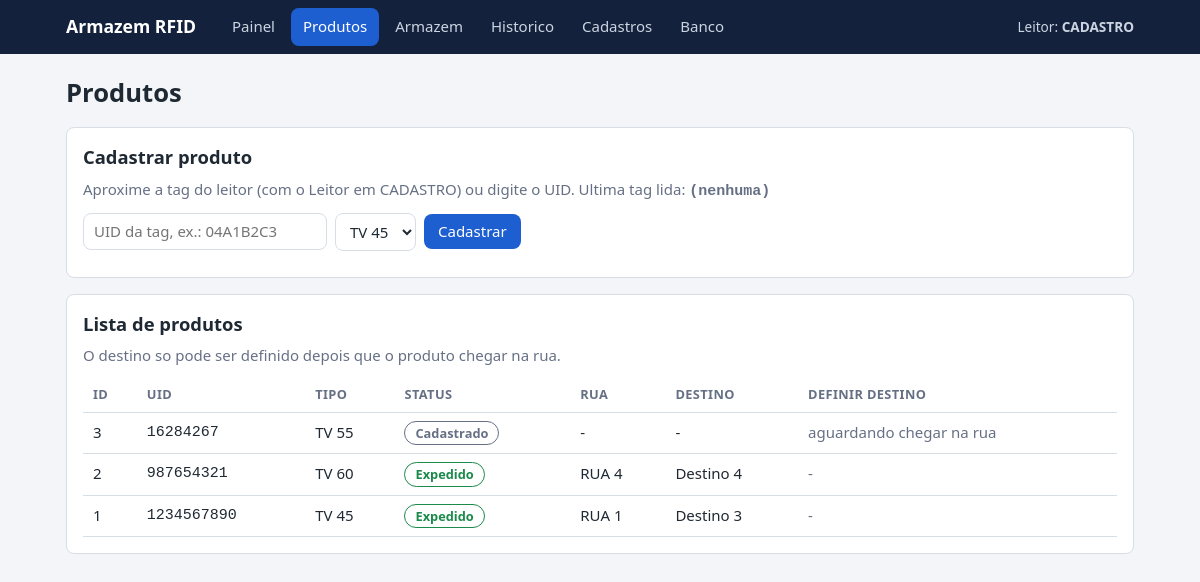
/produtos, run on an earlier commit of the app's database.
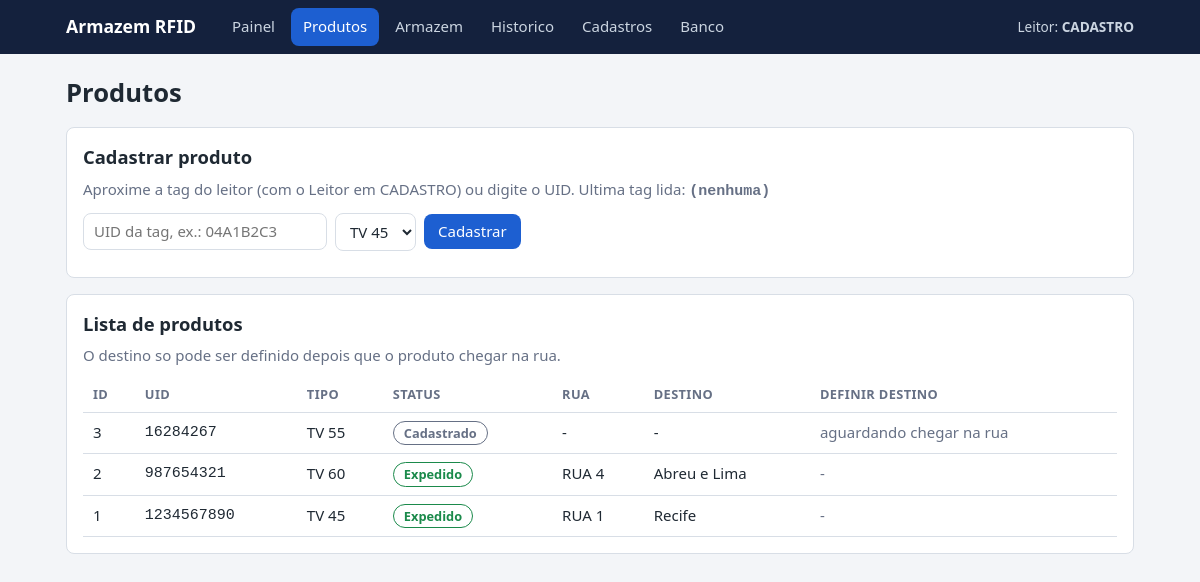
And on a later commit of the database.
### tables this page shows
CREATE TABLE produtos (
    id              INTEGER PRIMARY KEY AUTOINCREMENT,
    tag_uid         TEXT    NOT NULL UNIQUE,      -- UID da tag RFID
    tipo_produto_id INTEGER NOT NULL REFERENCES tipos_produto(id),
    status          TEXT    NOT NULL DEFAULT 'CADASTRADO',   -- veja STATUS em regras.py
    doca_entrada_id INTEGER REFERENCES docas(id),
    rua_id          INTEGER REFERENCES ruas(id),
    destino_id      INTEGER REFERENCES destinos(id),
    criado_em       TEXT    NOT NULL DEFAULT (datetime('now','localtime')),
    atualizado_em   TEXT    NOT NULL DEFAULT (datetime('now','localtime'))
);

CREATE TABLE destinos (
    id      INTEGER PRIMARY KEY AUTOINCREMENT,
    nome    TEXT    NOT NULL UNIQUE,              -- 'Destino 1'
    doca_id INTEGER REFERENCES docas(id)          -- doca por onde o produto sai
);

CREATE TABLE tipos_produto (
    id        INTEGER PRIMARY KEY AUTOINCREMENT,
    nome      TEXT    NOT NULL UNIQUE,            -- 'TV 50'
    polegadas INTEGER NOT NULL UNIQUE
);

CREATE TABLE ruas (
    id              INTEGER PRIMARY KEY AUTOINCREMENT,
    codigo          TEXT    NOT NULL UNIQUE,      -- 'RUA 1'
    numero          INTEGER NOT NULL UNIQUE,      -- numero que a esteira entende (RUA:1)
    tipo_produto_id INTEGER NOT NULL UNIQUE REFERENCES tipos_produto(id),
    porta_pallets   INTEGER NOT NULL DEFAULT 2
);

### app.py (the view)
@app.get("/produtos")
def produtos():
    return render_template(
        "produtos.html",
        tipos=consulta("SELECT * FROM tipos_produto ORDER BY polegadas"),
        destinos=consulta("SELECT * FROM destinos ORDER BY nome"),
        produtos=consulta(SQL_PRODUTOS + " ORDER BY p.id DESC"),
        pode_definir=regras.PODE_DEFINIR_DESTINO,
        ultima=get_db().execute("SELECT * FROM ultima_leitura WHERE id=1").fetchone(),
    )

### app.py (called while the page is built)
@app.context_processor
def contexto_comum():
    return {"leitor_atual": banco.sensor_ativo(get_db())}

def consulta(sql, *params):
    return get_db().execute(sql, params).fetchall()

### banco.py (called while the page is built)
def get_db():
    if "db" not in g:
        g.db = sqlite3.connect(DB)
        g.db.row_factory = sqlite3.Row
        g.db.execute("PRAGMA foreign_keys = ON")
    return g.db

def fechar_db(_=None):
    db = g.pop("db", None)
    if db:
        db.close()

def sensor_ativo(db):
    r = db.execute("SELECT valor FROM config WHERE chave='sensor_ativo'").fetchone()
    return r[0] if r else "CADASTRO"

### regras.py (called while the page is built)
def rotulo_status(codigo):
    return STATUS.get(codigo, codigo)

### templates/produtos.html (shortened to what this page needs)
{% extends "base.html" %}
{% set pagina = 'produtos' %}
{% from "_macros.html" import badge %}
{% block conteudo %}
<h1>Produtos</h1>
<section class="card">
  <h2>Cadastrar produto</h2>
  <p class="suave">Aproxime a tag do leitor (com o Leitor em CADASTRO) ou digite o UID.
     Ultima tag lida: <b class="mono" id="ultima-uid">{{ ultima.tag_uid if ultima else '(nenhuma)' }}</b></p>
  <form method="post" action="{{ url_for('produto_novo') }}" class="linha-form">
    <input id="campo-uid" name="uid" required placeholder="UID da tag, ex.: 04A1B2C3" data-seq="{{ ultima.seq if ultima else 0 }}" autocomplete="off">
    <select name="tipo_produto_id">
      {% for t in tipos %}<option value="{{ t.id }}">{{ t.nome }}</option>{% endfor %}
    </select>
    <button class="botao">Cadastrar</button>
  </form>
</section>
<section class="card">
  <h2>Lista de produtos</h2>
  <p class="suave">O destino so pode ser definido depois que o produto chegar na rua.</p>
  <div id="tabela-produtos" data-auto>
  <div class="rolagem">
  <table class="tabela">
    <tr><th>ID</th><th>UID</th><th>Tipo</th><th>Status</th><th>Rua</th><th>Destino</th><th>Definir destino</th></tr>
    {% for p in produtos %}
    <tr>
      <td>{{ p.id }}</td>
      <td class="mono">{{ p.tag_uid }}</td>
      <td>{{ p.tipo }}</td>
      <td>{{ badge(p.status) }}</td>
      <td>{{ p.rua or '-' }}</td>
      <td>{{ p.destino or '-' }}</td>
      <td>
        {% if p.status in pode_definir %}
        <form method="post" action="{{ url_for('produto_destino', produto_id=p.id) }}" class="linha-form">
          <select name="destino_id">
            {% for d in destinos %}<option value="{{ d.id }}" {{ 'selected' if d.id == p.destino_id }}>{{ d.nome }}</option>{% endfor %}
          </select>
          <button class="botao">Salvar</button>
        </form>
        {% else %}<span class="suave">{{ 'aguardando chegar na rua' if p.status in ('CADASTRADO','NA_DOCA') else '-' }}</span>{% endif %}
      </td>
    </tr>
    {% else %}
    <tr><td colspan="7" class="vazio">Nenhum produto cadastrado.</td></tr>
    {% endfor %}
  </table>
  </div>
  </div>
</section>
{% endblock %}

### templates/_macros.html (shortened to what this page needs)
{% macro badge(codigo) -%}
<span class="badge st-{{ codigo|lower }}">{{ rotulo_status(codigo) }}</span>
{%- endmacro %}

What changed in the data, as far as the page shows it:
changed through a linked row, produtos "TV 60": nome "Destino 4" → "Abreu e Lima"
changed through a linked row, produtos "TV 45": nome "Destino 3" → "Recife"
